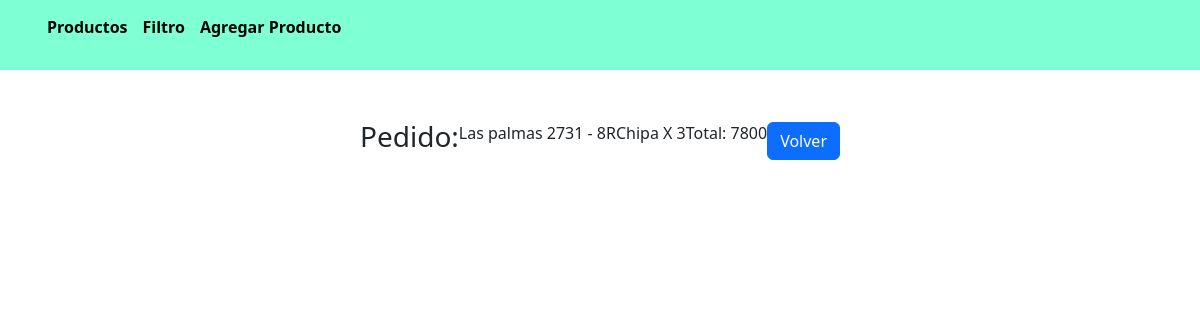
Before: /ultimo_producto/ with the older database file.
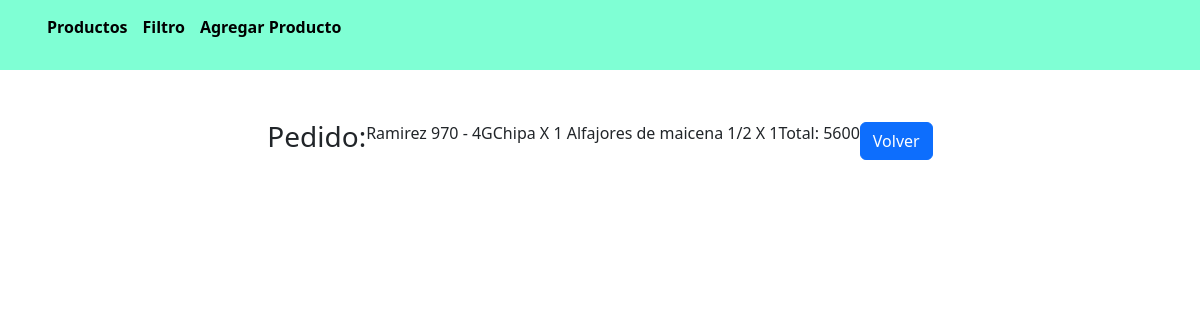
After: the same page with the newer database file.
### Jade/models.py (models this page shows, shortened)
class Ventas(models.Model):
    direccion = models.CharField(max_length=100, choices=DIRECIONES, default='Perro')
    piso = models.SmallIntegerField()
    departamento = models.CharField(max_length=1)
    descripcion = models.TextField(max_length=100)
    total = models.IntegerField()
    fecha = models.DateField(default=datetime.now)

### Jade/views.py (the view)
# urls.py: path('ultimo_producto/', ultimo_producto, name='ultimo_producto'),
def ultimo_producto(request):
    producto = Ventas.objects.latest('id')
    return render(request, "ultimoProducto.html" ,{"producto" : producto})

### templates/ultimoProducto.html
{% extends "index.html" %}
{% block Content %}
    <div class="pedido">
        <h3>Pedido:</h3>
        <p>{{producto.direccion}} - {{producto.piso}}{{producto.departamento}}</p>
        <p>{{producto.descripcion}}</p>
        <p>Total: {{producto.total}}</p>
        <a class="btn btn-primary" href={% url "productos" %}>Volver</a>
    </div>
{% endblock Content %}

### templates/index.html (shortened to what this page needs)
<!DOCTYPE html>
<html lang="en">
    {% load static %}
<head>
    <link href="https://cdn.jsdelivr.net/npm/bootstrap@5.3.3/dist/css/bootstrap.min.css" rel="stylesheet">
    <link rel="stylesheet" href="{% static "Jade/css/style.css" %}">
</head>
<body>
    <nav>
        <ul>
            <li><a href="{% url "productos" %}">Productos</a></li>
            <li><a href="{% url "filtro" %}">Filtro</a></li>
            <li><a href="{% url "agregar" %}">Agregar Producto</a></li>
        </ul>
    </nav>
     {% block Content %}
     {% endblock Content %}
</body>
</html>

### Jade/static/Jade/css/style.css (style rules this page uses)
* { margin: 0; padding: 0; box-sizing: border-box; }
nav { display: flex; align-items: center; width: 100%; height: 70px; background-color: aquamarine; margin-bottom: 50px; }
a { text-decoration: none; color: black; font-weight: bold; }
li { list-style: none; margin-left: 15px; }
ul { display: flex; }
.pedido { display: flex; width: 100%; justify-content: center; align-items: center; }

Changed rows visible on the page:
no longer on this page (row unchanged): Ventas: direccion "Las palmas 2731", piso "8", departamento "R", descripcion "Chipa X 3", total "7800"
added Ventas: direccion "Ramirez 970", piso "4", departamento "G", descripcion "Chipa X 1 Alfajores de maicena 1/2 X 1", total "5600"
